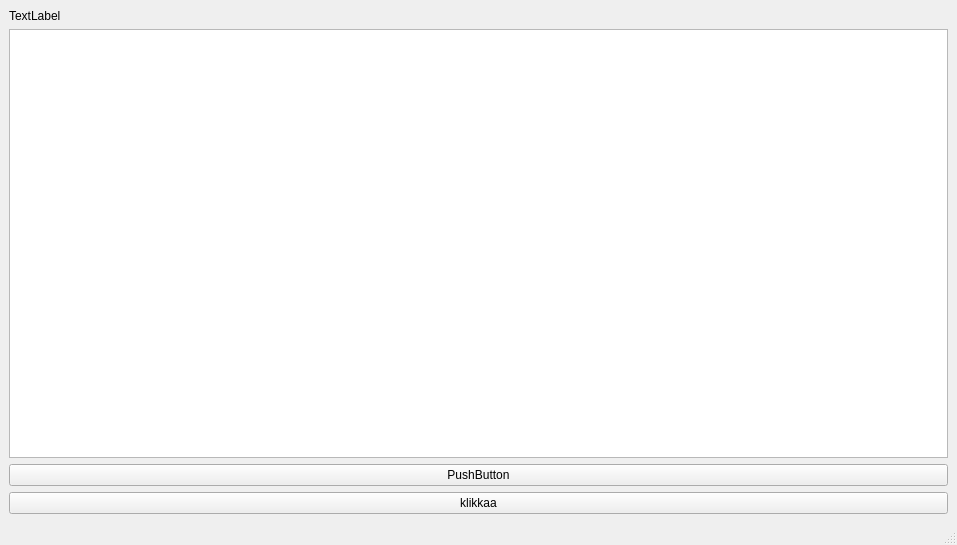
<?xml version="1.0" encoding="UTF-8"?>
<ui version="4.0">
 <class>MainWindow</class>
 <widget class="QMainWindow" name="MainWindow">
  <property name="geometry">
   <rect>
    <x>0</x>
    <y>0</y>
    <width>957</width>
    <height>545</height>
   </rect>
  </property>
  <property name="windowTitle">
   <string>MainWindow</string>
  </property>
  <widget class="QWidget" name="centralwidget">
   <layout class="QGridLayout" name="gridLayout_2">
    <item row="0" column="0">
     <layout class="QGridLayout" name="gridLayout">
      <item row="2" column="0" colspan="2">
       <widget class="QPushButton" name="pushButton_2">
        <property name="text">
         <string>PushButton</string>
        </property>
       </widget>
      </item>
      <item row="3" column="0" colspan="2">
       <widget class="QPushButton" name="pushButton">
        <property name="sizePolicy">
         <sizepolicy hsizetype="Preferred" vsizetype="Fixed">
          <horstretch>0</horstretch>
          <verstretch>0</verstretch>
         </sizepolicy>
        </property>
        <property name="text">
         <string>klikkaa</string>
        </property>
       </widget>
      </item>
      <item row="1" column="0" colspan="2">
       <widget class="QTextEdit" name="textEdit"/>
      </item>
      <item row="0" column="0">
       <widget class="QLabel" name="label">
        <property name="text">
         <string>TextLabel</string>
        </property>
       </widget>
      </item>
     </layout>
    </item>
   </layout>
  </widget>
  <widget class="QMenuBar" name="menubar">
   <property name="geometry">
    <rect>
     <x>0</x>
     <y>0</y>
     <width>957</width>
     <height>26</height>
    </rect>
   </property>
  </widget>
  <widget class="QStatusBar" name="statusbar"/>
 </widget>
 <resources/>
 <connections/>
</ui>
